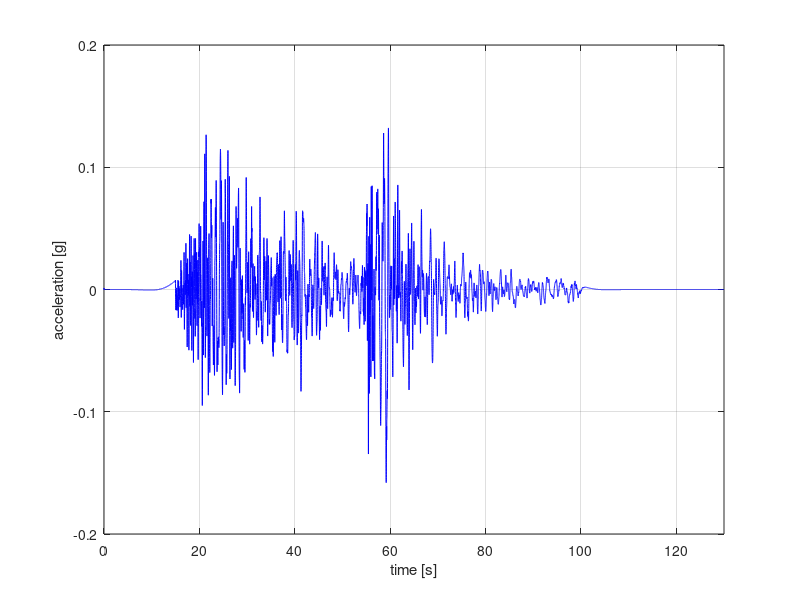

Reproduce this figure in MATLAB. (Note: this script raises an error after producing the figure.)
clear
clc

%% Load the accelerogram accelerogram.txt
sampling_interval = 0.005;       % seconds
acc = load('accelerogram.txt');  % the unit is cm/s2

acc = acc / 100 / 9.81; % conversion of the unit to g

duration_accelerogram = (length(acc)-1)*sampling_interval;

time_vector = 0:sampling_interval:duration_accelerogram;

plot(time_vector,acc,'b')
xlabel('time [s]')
ylabel('acceleration [g]')
xlim([0 duration_accelerogram]);
ylim([-0.2 0.2])
grid on

%% Use the function response to calculate the response spectrum
vibration_period_range = 0:0.02:4;
damping = 0.05;
resp_spectrum = response(acc,sampling_interval,vibration_period_range,damping);

figure
plot(vibration_period_range,resp_spectrum,'b','linewidth',2)
xlabel('T - vibration period [s]')
ylabel('S_a - Spectral acceleration [g]')
xlim([0 4])
ylim([0 1.1*max(resp_spectrum)])
grid on


